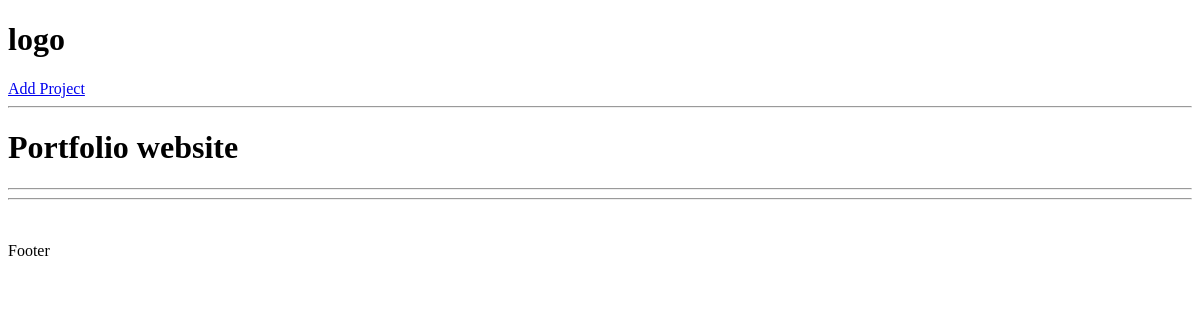
The page /project/249e6685-5c91-4d66-b4ea-d08274c01eb0 on the database as committed earlier.
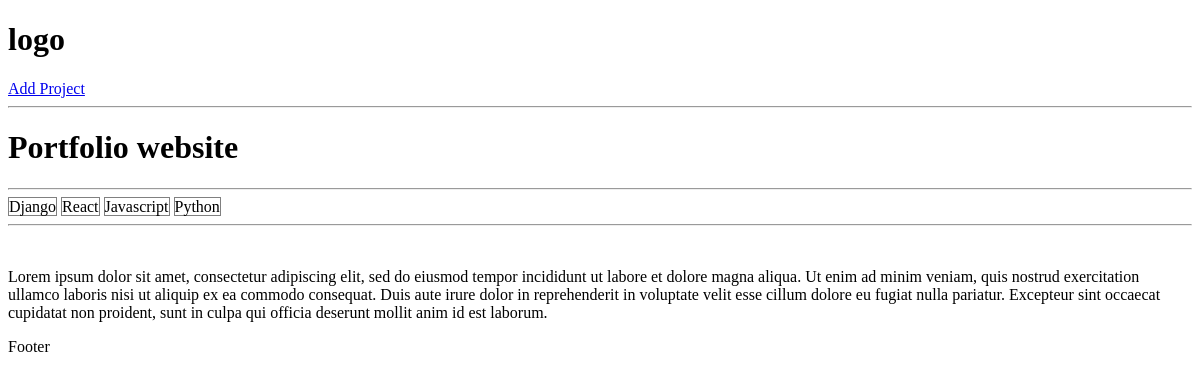
The same page on the database as committed later.
### projects/models.py (models this page shows, shortened)
class Project(models.Model):
    title = models.CharField(max_length=200)
    description = models.TextField(null=True, blank=True)
    demo_link = models.CharField(null=True, blank=True, max_length=2000)
    source_link = models.CharField(max_length=2000, null=True, blank=True)
    tags = models.ManyToManyField('Tag', blank=True)
    vote_total = models.IntegerField(default=0, null=True, blank=True)
    vote_ratio = models.IntegerField (default=0, null=True, blank=True)
    created = models.DateTimeField(auto_now_add=True)
    id = models.UUIDField(default=uuid.uuid4, unique=True,
                          primary_key=True, editable=False)

class Tag (models.Model):
        name = models.CharField(max_length=200)
        created = models.DateTimeField(auto_now_add=True)
        id = models.UUIDField(default=uuid.uuid4, unique=True,
                              primary_key=True, editable=False)
        def __str__(self):
            return self.name

### projects/views.py (the view)
# urls.py: path('project/<str:pk>',views.project,name="project"),
def project(request, pk):
    projectObj = Project.objects.get(id=pk)
    tags = projectObj.tags.all()
    return render(request, 'projects/single-project.html', {'project': projectObj})

### projects/templates/projects/single-project.html
{% extends 'main.html' %}
{% block content%}
<h1>{{project.title}}</h1>
<hr>
{% for tag in project.tags.all %}
    <span style="border: 1px solid grey">{{tag}}</span>
{% endfor %}
<hr>
<br>
<p>{{project.description}}</p>
{% endblock content%}

Rows that differ between the two databases and show on the page:
changed Project "Portfolio website": description (not shown) → "Lorem ipsum dolor sit amet, consectetur adipiscing elit, sed do eiusmod tempor incididunt ut labore et dolore magna aliqua. Ut enim ad minim veniam, quis nostrud exercitation ullamco laboris nisi ut aliquip ex ea commodo consequat. Duis aute irure dolor in reprehenderit in voluptate velit esse cillum dolore eu fugiat nulla pariatur. Excepteur sint occaecat cupidatat non proident, sunt in culpa qui officia deserunt mollit anim id est laborum."
now on this page (row unchanged): Tag: name "Django"
now on this page (row unchanged): Tag: name "React"
now on this page (row unchanged): Tag: name "Javascript"
now on this page (row unchanged): Tag: name "Python"
